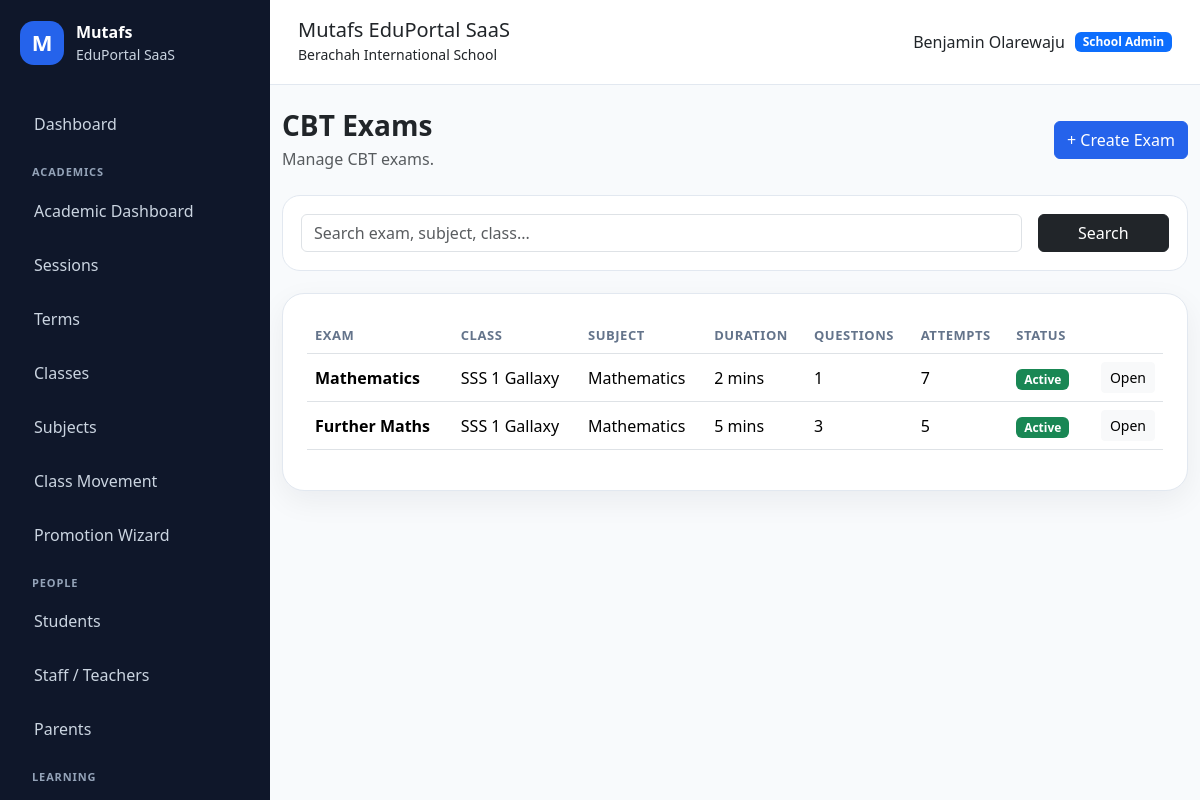
Screenshot of /cbt/exams/ (signed in) with the database file from the repository.
### apps/schools/models.py (models this page shows, shortened)
class School(models.Model):
    class SubscriptionStatus(models.TextChoices):
        TRIAL = "TRIAL", "Trial"
        ACTIVE = "ACTIVE", "Active"
        EXPIRED = "EXPIRED", "Expired"
        SUSPENDED = "SUSPENDED", "Suspended"
    name = models.CharField(max_length=255)
    slug = models.SlugField(max_length=255, unique=True, db_index=True)
    portal_subpath = models.SlugField(
        max_length=255,
        unique=True,
        help_text="Public portal path, e.g. berachah-school",
    )
    code = models.CharField(max_length=50, unique=True, db_index=True)
    email = models.EmailField(blank=True)
    phone = models.CharField(max_length=30, blank=True)
    address = models.TextField(blank=True)
    logo = models.ImageField(upload_to="school_logos/", blank=True, null=True)
    result_stamp = models.ImageField(
        upload_to="school_stamps/",
        blank=True,
        null=True,
    )
    is_active = models.BooleanField(default=True)
    is_verified = models.BooleanField(default=False)
    subscription_status = models.CharField(
        max_length=20,
        choices=SubscriptionStatus.choices,
        default=SubscriptionStatus.TRIAL,
        db_index=True,
    )
    subscription_start_date = models.DateField(null=True, blank=True)
    subscription_end_date = models.DateField(null=True, blank=True)
    result_checker_enabled = models.BooleanField(default=True)
    cbt_enabled = models.BooleanField(default=True)
    finance_enabled = models.BooleanField(default=True)
    parent_portal_enabled = models.BooleanField(default=True)
    custom_domain = models.CharField(
        max_length=255,
        blank=True,
        db_index=True,
        help_text="Example: schoolname.com",
    )
    subdomain = models.SlugField(
        max_length=100,
        blank=True,
        db_index=True,
        help_text="Example: brightstar",
    )
    primary_color = models.CharField(
        max_length=20,
        default="#2563eb",
    )
    secondary_color = models.CharField(
        max_length=20,
        default="#0f172a",
    )
    accent_color = models.CharField(
        max_length=20,
        default="#22c55e",
    )
    maintenance_mode = models.BooleanField(default=False)
    maintenance_message = models.TextField(
        blank=True,
        default="This school portal is temporarily under maintenance.",
    )
    storage_limit_mb = models.PositiveIntegerField(default=500)
    allow_custom_branding = models.BooleanField(default=True)
    created_at = models.DateTimeField(auto_now_add=True)
    updated_at = models.DateTimeField(auto_now=True)
    class Meta:
        ordering = ["name"]
        indexes = [
            models.Index(fields=["slug"]),
            models.Index(fields=["portal_subpath"]),
            models.Index(fields=["subscription_status"]),
            models.Index(fields=["is_active"]),
        ]
    @property
    def is_subscription_expired(self):
        if not self.subscription_end_date:
            return False
        return timezone.localdate() > self.subscription_end_date

### apps/accounts/models.py (models this page shows, shortened)
class User(AbstractUser):
    class Role(models.TextChoices):
        SUPER_ADMIN = "SUPER_ADMIN", "Super Admin"
        SCHOOL_ADMIN = "SCHOOL_ADMIN", "School Admin"
        TEACHER = "TEACHER", "Teacher"
        STUDENT = "STUDENT", "Student"
        PARENT = "PARENT", "Parent/Guardian"
    email = models.EmailField(unique=True)
    role = models.CharField(
        max_length=30,
        choices=Role.choices,
        default=Role.STUDENT,
        db_index=True,
    )
    school = models.ForeignKey(
        "schools.School",
        on_delete=models.SET_NULL,
        null=True,
        blank=True,
        related_name="users",
    )
    phone = models.CharField(max_length=30, blank=True)
    profile_picture = models.ImageField(
        upload_to="profiles/",
        blank=True,
        null=True,
    )
    must_change_password = models.BooleanField(default=False)
    last_login_ip = models.GenericIPAddressField(null=True, blank=True)
    last_activity_at = models.DateTimeField(null=True, blank=True)
    failed_login_attempts = models.PositiveIntegerField(default=0)
    created_at = models.DateTimeField(auto_now_add=True)
    updated_at = models.DateTimeField(auto_now=True)
    REQUIRED_FIELDS = ["email"]
    class Meta:
        indexes = [
            models.Index(fields=["role"]),
            models.Index(fields=["school", "role"]),
            models.Index(fields=["email"]),
        ]
    @property
    def is_super_admin(self):
        return self.role == self.Role.SUPER_ADMIN
    @property
    def is_school_admin(self):
        return self.role == self.Role.SCHOOL_ADMIN
    @property
    def is_teacher(self):
        return self.role == self.Role.TEACHER
    @property
    def is_student(self):
        return self.role == self.Role.STUDENT
    @property
    def is_parent(self):
        return self.role == self.Role.PARENT

### apps/cbt/models.py (models this page shows, shortened)
class CBTExam(models.Model):
    school = models.ForeignKey(
        "schools.School",
        on_delete=models.CASCADE,
        related_name="cbt_exams",
    )
    title = models.CharField(max_length=255)
    school_class = models.ForeignKey(
        "academics.SchoolClass",
        on_delete=models.CASCADE,
        related_name="cbt_exams",
    )
    subject = models.ForeignKey(
        "academics.Subject",
        on_delete=models.CASCADE,
        related_name="cbt_exams",
    )
    session = models.ForeignKey(
        "academics.AcademicSession",
        on_delete=models.CASCADE,
        related_name="cbt_exams",
    )
    term = models.ForeignKey(
        "academics.AcademicTerm",
        on_delete=models.CASCADE,
        related_name="cbt_exams",
    )
    questions = models.ManyToManyField(
        CBTQuestion,
        related_name="exams",
        blank=True,
    )
    duration_minutes = models.PositiveIntegerField(default=30)
    total_questions = models.PositiveIntegerField(default=20)
    pass_mark = models.PositiveIntegerField(default=50)
    start_datetime = models.DateTimeField(null=True, blank=True)
    end_datetime = models.DateTimeField(null=True, blank=True)
    shuffle_questions = models.BooleanField(default=True)
    show_score_immediately = models.BooleanField(default=True)
    allow_retake = models.BooleanField(default=False)
    is_active = models.BooleanField(default=False)
    created_by = models.ForeignKey(
        settings.AUTH_USER_MODEL,
        on_delete=models.SET_NULL,
        null=True,
        blank=True,
        related_name="created_cbt_exams",
    )
    created_at = models.DateTimeField(auto_now_add=True)
    class Meta:
        ordering = ["-created_at"]
        indexes = [
            models.Index(fields=["school", "school_class", "subject"]),
            models.Index(fields=["session", "term"]),
            models.Index(fields=["is_active"]),
        ]

### apps/academics/models.py (models this page shows, shortened)
class SchoolClass(models.Model):
    class Category(models.TextChoices):
        NURSERY = "NURSERY", "Nursery"
        PRIMARY = "PRIMARY", "Primary"
        JSS = "JSS", "Junior Secondary"
        SSS = "SSS", "Senior Secondary"
    school = models.ForeignKey(
        "schools.School",
        on_delete=models.CASCADE,
        related_name="classes",
    )
    name = models.CharField(max_length=100)
    category = models.CharField(max_length=20, choices=Category.choices)
    position_order = models.PositiveIntegerField(default=0)
    is_active = models.BooleanField(default=True)
    created_at = models.DateTimeField(auto_now_add=True)
    class Meta:
        ordering = ["position_order", "name"]
        unique_together = ("school", "name")

class Subject(models.Model):
    school = models.ForeignKey(
        "schools.School",
        on_delete=models.CASCADE,
        related_name="subjects",
    )
    name = models.CharField(max_length=150)
    code = models.CharField(max_length=30, blank=True)
    category = models.CharField(
        max_length=20,
        choices=SchoolClass.Category.choices,
        blank=True,
    )
    is_active = models.BooleanField(default=True)
    created_at = models.DateTimeField(auto_now_add=True)
    class Meta:
        ordering = ["name"]
        unique_together = ("school", "name")

### apps/cbt/views.py (the view)
# urls.py: path("exams/", views.exam_list, name="cbt_exam_list"),
@login_required
@role_required(User.Role.SCHOOL_ADMIN, User.Role.TEACHER)
def exam_list(request):
    school = get_user_school(request)
    query = request.GET.get("q", "").strip()
    exams = CBTExam.objects.filter(school=school).select_related(
        "school_class",
        "subject",
        "session",
        "term",
    ).annotate(attempt_count=Count("attempts"))
    if request.user.is_teacher:
        classes, subjects = teacher_classes_and_subjects(request)
        exams = exams.filter(school_class__in=classes, subject__in=subjects)
    if query:
        exams = exams.filter(
            Q(title__icontains=query)
            | Q(subject__name__icontains=query)
            | Q(school_class__name__icontains=query)
        )
    return render(request, "cbt/exam_list.html", {
        "exams": exams,
        "query": query,
    })

### apps/cbt/views.py (called while the page is built)
def get_user_school(request):
    return request.user.school

### apps/core/context_processors.py (called while the page is built)
def global_context(request):
    user = getattr(request, "user", None)
    current_school = None
    subscription_expired = False
    if user and user.is_authenticated:
        current_school = getattr(user, "school", None)
        subscription_expired = getattr(request, "subscription_expired", False)
    return {
        "APP_NAME": "Mutafs EduPortal SaaS",
        "COMPANY_NAME": "Mutafs Global Technology",
        "current_school": current_school,
        "subscription_expired": subscription_expired,
    }

### apps/messaging/context_processors.py (called while the page is built)
def unread_messages_count(request):
    if not request.user.is_authenticated:
        return {
            "global_unread_messages_count": 0,
        }
    count = MessageReadStatus.objects.filter(
        user=request.user,
        is_read=False,
    ).count()
    return {
        "global_unread_messages_count": count,
    }

### apps/notifications/context_processors.py (called while the page is built)
def notification_context(request):
    if not request.user.is_authenticated:
        return {}
    notifications = UserNotification.objects.select_related(
        "announcement"
    ).filter(
        user=request.user,
        announcement__is_active=True,
        announcement__publish_at__lte=timezone.now(),
        is_read=False,
    )[:5]
    return {
        "global_notifications": notifications,
        "global_unread_notifications_count": notifications.count(),
    }

### apps/schools/context_processors.py (called while the page is built)
def tenant_context(request):
    school = None
    if request.user.is_authenticated:
        school = getattr(request.user, "school", None)
    return {
        "tenant_school": school,
    }

### templates/cbt/exam_list.html
{% extends "base.html" %}
{% block content %}
<div class="d-flex flex-wrap justify-content-between align-items-center mb-4 gap-2">
    <div>
        <h3 class="fw-bold mb-1">CBT Exams</h3>
        <p class="text-muted mb-0">Manage CBT exams.</p>
    </div>
    <a href="{% url 'cbt_exam_create' %}" class="btn btn-primary">+ Create Exam</a>
</div>
<div class="filter-card">
    <form method="get" class="row g-3">
        <div class="col-md-10">
            <input type="text" name="q" value="{{ query }}" class="form-control" placeholder="Search exam, subject, class...">
        </div>
        <div class="col-md-2 d-grid">
            <button class="btn btn-dark">Search</button>
        </div>
    </form>
</div>
<div class="content-card">
    <div class="table-responsive">
        <table class="table align-middle">
            <thead>
                <tr>
                    <th>Exam</th>
                    <th>Class</th>
                    <th>Subject</th>
                    <th>Duration</th>
                    <th>Questions</th>
                    <th>Attempts</th>
                    <th>Status</th>
                    <th></th>
                </tr>
            </thead>
            <tbody>
                {% for exam in exams %}
                    <tr>
                        <td><strong>{{ exam.title }}</strong></td>
                        <td>{{ exam.school_class.name }}</td>
                        <td>{{ exam.subject.name }}</td>
                        <td>{{ exam.duration_minutes }} mins</td>
                        <td>{{ exam.questions.count }}</td>
                        <td>{{ exam.attempt_count }}</td>
                        <td>
                            {% if exam.is_active %}
                                <span class="badge bg-success">Active</span>
                            {% else %}
                                <span class="badge bg-secondary">Inactive</span>
                            {% endif %}
                        </td>
                        <td class="text-end">
                            <a href="{% url 'cbt_exam_detail' exam.pk %}" class="btn btn-sm btn-light">Open</a>
                        </td>
                    </tr>
                {% empty %}
                    <tr><td colspan="8" class="text-center text-muted py-4">No exams found.</td></tr>
                {% endfor %}
            </tbody>
        </table>
    </div>
</div>
{% endblock %}

### templates/partials/navbar.html
<header class="topbar">
    <div>
        <h5 class="mb-0">{{ APP_NAME }}</h5>
        {% if current_school %}
            <small>{{ current_school.name }}</small>
        {% else %}
            <small>{{ COMPANY_NAME }}</small>
        {% endif %}
    </div>
    <div class="topbar-user">
        {% if request.user.is_authenticated %}
            <span>{{ request.user.get_full_name|default:request.user.username }}</span>
            <span class="badge bg-primary">{{ request.user.get_role_display }}</span>
        {% endif %}
    </div>
</header>

### static/css/dashboard.css (style rules this page uses)
:root { --primary: #2563eb; --dark: #0f172a; --muted: #64748b; --bg: #f8fafc; --card: #ffffff; --border: #e2e8f0; }
body { background: var(--bg); font-family: system-ui, -apple-system, BlinkMacSystemFont, "Segoe UI", sans-serif; }
.topbar { background: white; border-bottom: 1px solid var(--border); padding: 18px 28px; display: flex; justify-content: space-between; align-items: center; }
.topbar-user { display: flex; gap: 10px; align-items: center; }
.content-card { background: #ffffff; border: 1px solid var(--border); border-radius: 22px; padding: 24px; box-shadow: 0 10px 30px rgba(15, 23, 42, 0.06); }
.table thead th { color: #64748b; font-size: 13px; text-transform: uppercase; letter-spacing: 0.04em; }
.filter-card { background: #ffffff; border: 1px solid var(--border); border-radius: 18px; padding: 18px; margin-bottom: 22px; }

### rows the page displays
School: name "Berachah International School"
User: user.get_full_name "Benjamin Olarewaju", user.role "School Admin"
CBTExam: title "Mathematics", school_class.name "SSS 1 Gallaxy", subject.name "Mathematics", duration_minutes "2", questions.count "1", attempt_count "7", is_active "Active"
CBTExam: title "Further Maths", school_class.name "SSS 1 Gallaxy", subject.name "Mathematics", duration_minutes "5", questions.count "3", attempt_count "5", is_active "Active"

### other values shown
{{ APP_NAME }} "Mutafs EduPortal SaaS"
